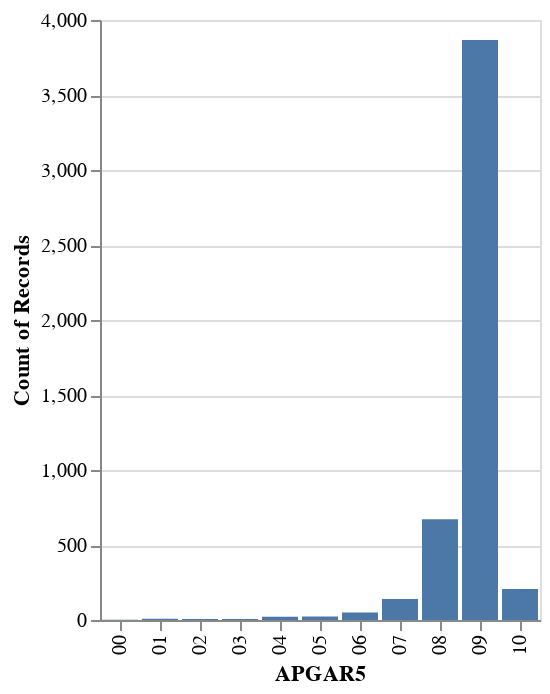

The cell this chart's notebook holds for it:
### Code cell
alt.Chart(df_clean[0:5000]).mark_bar().encode(
    alt.X("APGAR5"),
    alt.Y("count()")
)

### Figure 1 — Vega-Lite specification as saved in the notebook (floating-point values rounded to 4 significant figures; data arrays with more than 128 entries replaced by an {"elided": "..."} marker saying what was removed)
{"config": {"view": {"continuousWidth": 400, "continuousHeight": 300}}, "data": {"name": "data-cd3509bcc130b439f7fd63de708b42d4"}, "mark": "bar", "encoding": {"x": {"type": "nominal", "field": "APGAR5"}, "y": {"type": "quantitative", "aggregate": "count"}}, "$schema": "https://vega.github.io/schema/vega-lite/v4.8.1.json", "datasets": {"data-cd3509bcc130b439f7fd63de708b42d4": {"elided": "5000 records"}}}
